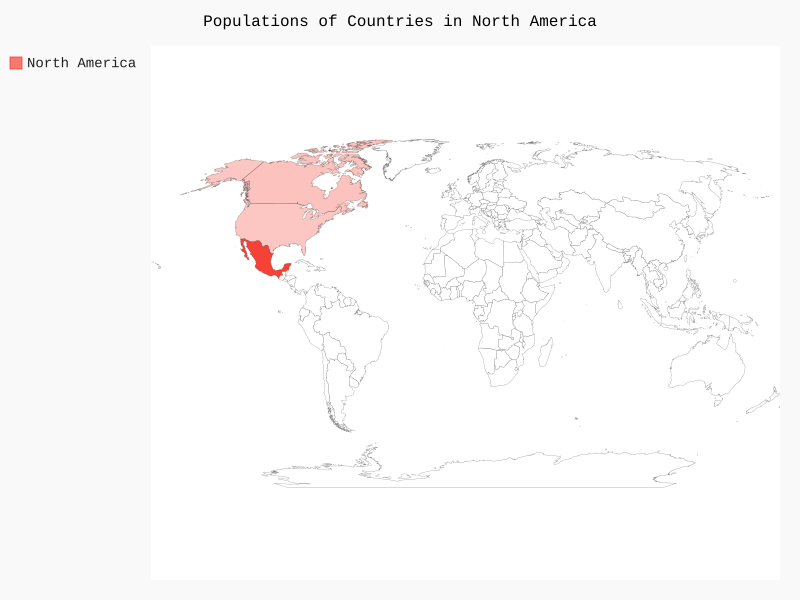

Python code for this plot:
from pygal.maps.world import World

wm = World()
wm.title = 'Populations of Countries in North America'
wm.add('North America', {'ca': 34126000, 'us': 30934000, 'mx': 113423000})

wm.render_to_file('no_populations.svg')
